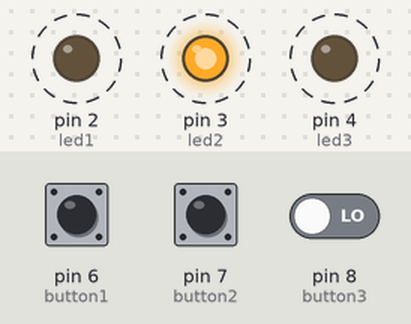
Bench run of a sketch on a simulated Arduino Uno, built with avr-gcc and run on an emulated ATmega328P. Shown: output pins drawn as LEDs (lit = HIGH). Dashed ring = blinking. The test bench sets the inputs (shaded band); at power-on: pin 7 (button2) LOW, pin 8 (button3) LOW, pin 6 (button1) HIGH.

Above: at 1.5 s.
2.1 s: pin 7 (button2) pulled HIGH for 0.75 s
5.3 s: pin 7 (button2) pulled HIGH for 3.2 s
10.0 s: pin 7 (button2) driven HIGH and pin 8 (button3) driven HIGH
At 11.3 s:
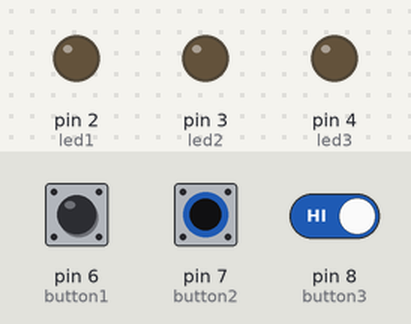
11.9 s: pin 6 (button1) pulled LOW for 0.75 s
At 12.0 s:
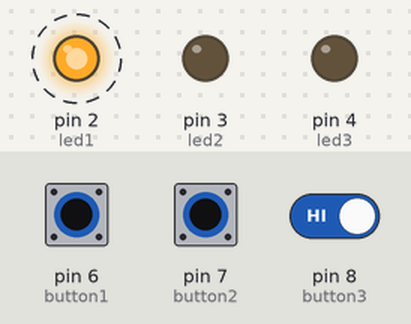
15.1 s: pin 6 (button1) pulled LOW for 3.2 s
At 15.4 s:
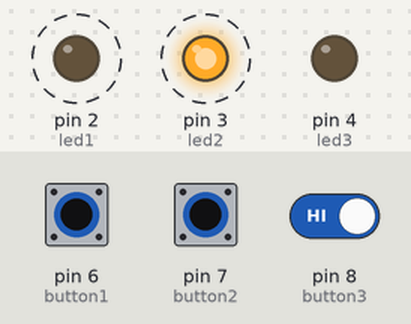
Timing chart, 0 to 20.2 s (numbered marks = the images above; inputs shaded):
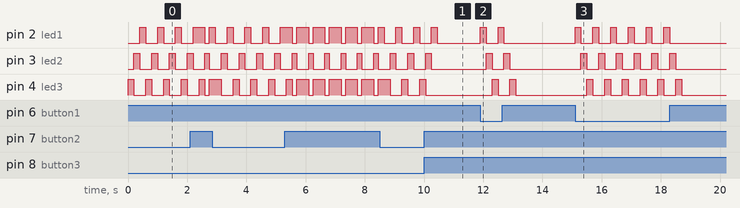

The sketch:

led_pushbutton.ino
```cpp
int led1 = 2 ;
int led2 = 3 ;
int led3 = 4 ;

int button1 = 6 ;
int button2 = 7 ;
int button3 = 8 ;

void setup() {
  // put your setup code here, to run once:
pinMode (led1, OUTPUT);
pinMode (led2, OUTPUT);
pinMode (led3, OUTPUT);
pinMode (button1, INPUT);
pinMode (button2, INPUT);
}

void loop() {
  // put your main code here, to run repeatedly:
  if (digitalRead(button1) == LOW) {

    digitalWrite(led1, HIGH);
    digitalWrite(led2, LOW);
    digitalWrite(led3, LOW);

delay(200);

    digitalWrite(led1, LOW);
    digitalWrite(led2, HIGH);
    digitalWrite(led3, LOW);

delay(200);

    digitalWrite(led1, LOW);
    digitalWrite(led2, LOW);
    digitalWrite(led3, HIGH);

delay(200);
    }

  else if (digitalRead(button2) == LOW) {

    digitalWrite(led1,LOW);
    digitalWrite(led2, LOW);
    digitalWrite(led3, HIGH);

delay(200);

    digitalWrite(led1, LOW);
    digitalWrite(led2, HIGH);
    digitalWrite(led3, LOW);

delay(200);

    digitalWrite(led1, HIGH);
    digitalWrite(led2, LOW);
    digitalWrite(led3, LOW);

delay(200);
    }

  else if (digitalRead(button3) == LOW) {

    digitalWrite(led1,HIGH);
    digitalWrite(led2, LOW);
    digitalWrite(led3, HIGH);

delay(200);

    digitalWrite(led1, LOW);
    digitalWrite(led2, HIGH);
    digitalWrite(led3, LOW);

delay(150);

    digitalWrite(led1, HIGH);
    digitalWrite(led2, LOW);
    digitalWrite(led3, HIGH);

delay(200);
    }

  else {
    // turn LED off:
    digitalWrite(led1, LOW);
     digitalWrite(led2, LOW);
      digitalWrite(led3, LOW);
  }
 }
```

Measured:
- after the input at 10.0 s, pin 2 (led1): goes on until 10.5 s, then stays LOW; pin 3 (led2): goes on until 10.3 s, then stays LOW; pin 4 (led3): goes on until 10.1 s, then stays LOW
- after the input at 11.9 s, pin 2 (led1): alternates HIGH for 0.20 s and LOW for 0.40 s, 4 changes in all, then stays LOW, starting at once; pin 3 (led2): alternates HIGH for 0.20 s and LOW for 0.40 s, 4 changes in all, then stays LOW, starting after 0.20 s
- after the input at 15.1 s, pin 2 (led1): alternates HIGH for 0.20 s and LOW for 0.40 s, 12 changes in all, then stays LOW, starting at once; pin 3 (led2): alternates HIGH for 0.20 s and LOW for 0.40 s, 12 changes in all, then stays LOW, starting after 0.20 s
- by itself, pin 3 (led2): alternates HIGH for 0.15 s and LOW for 0.40 s
